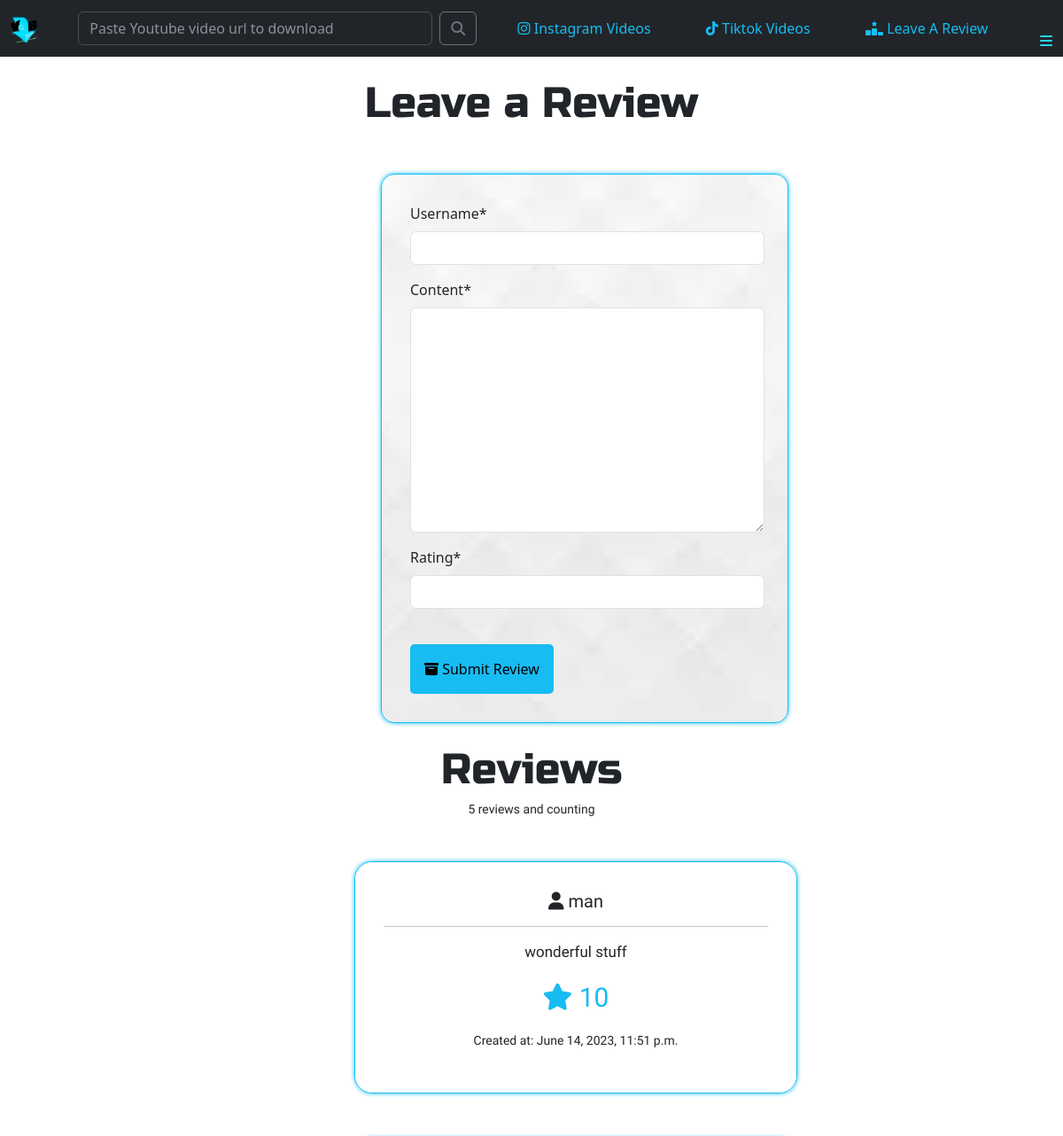
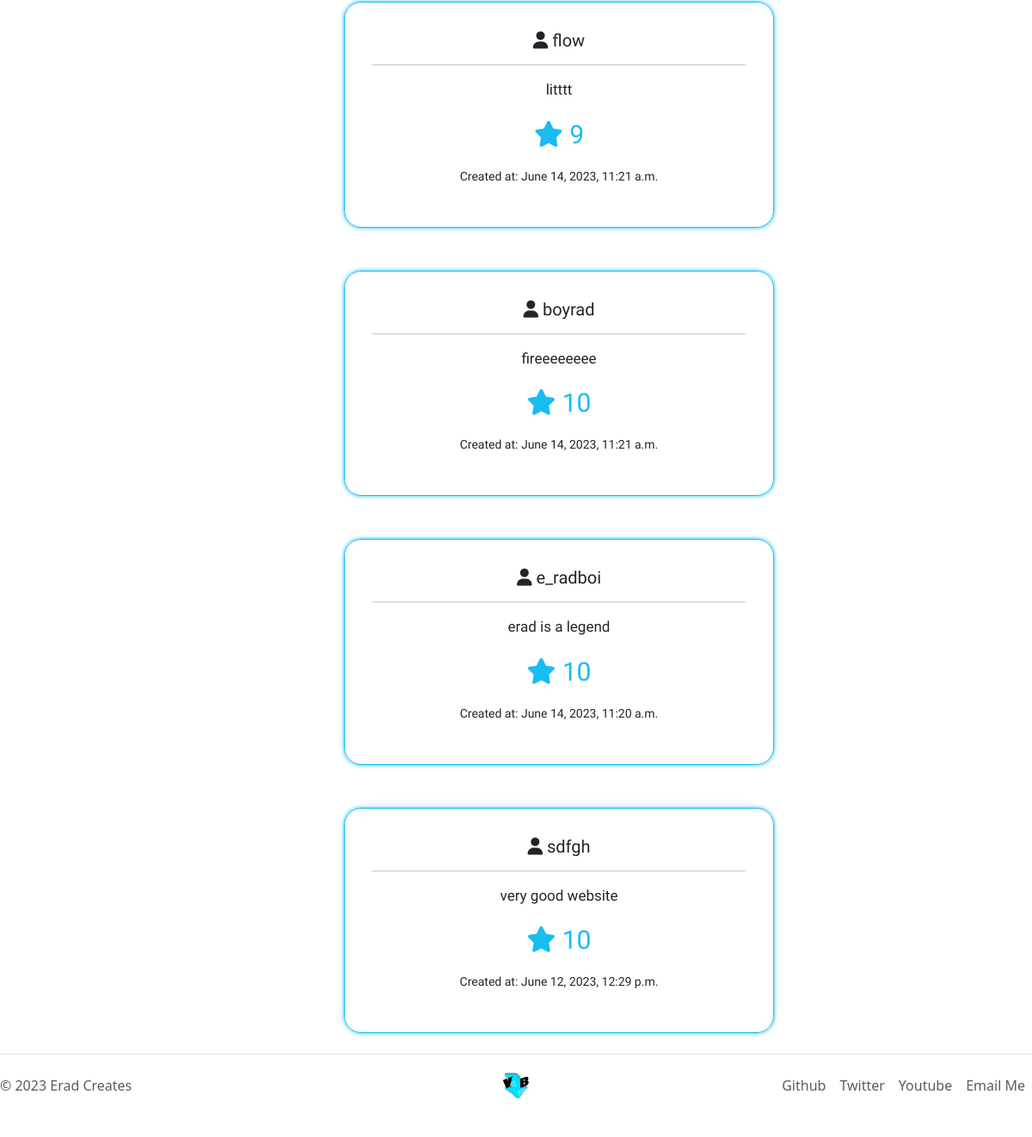
/review/, run on the app's committed database (2 pictures, top to bottom).
### main/models.py (models this page shows, shortened)
class Review(models.Model):
    username = models.CharField(max_length=200)
    content = models.TextField()
    rating = models.IntegerField(validators=[MinValueValidator(0), MaxValueValidator(10)])
    created_at = models.DateTimeField(auto_now_add=True)

### main/views.py (the view)
# urls.py: path('review/', views.review_page, name='review'),
def review_page(request):
    try:
        if request.method == 'POST':
            form = ReviewForm(request.POST)
            if form.is_valid():
                form.save()
                return redirect('review')
        else:
            form = ReviewForm()
        reviews = Review.objects.order_by('-created_at')
        context = {'form': form, 'reviews': reviews}
    except:
        context = {'form': form, 'reviews': reviews, 'msg':'VideoBro encountered an Internal Server Error'}
        return render(request, 'main/review.html', context)
    return render(request, 'main/review.html', context)

### main/forms.py
class ReviewForm(forms.ModelForm):
    class Meta:
        model = Review
        fields = ['username', 'content', 'rating']

### main/templates/main/review.html (shortened to what this page needs)
{% extends 'main/base.html' %}
{% load crispy_forms_tags %}
{% load static %}
{% block content %}
<body>
    <h1 class="reviewHead">Leave a Review</h1>
    <div class="reviewBody">
        <div class="innerHelp">
            <form method="POST" action="{% url 'review' %}" class="form-group">
                {{ form|crispy }}
                <br>
                <button class="btnas" type="submit"><i class="fa-solid fa-box-archive"></i> Submit Review</button>
            </form>
        </div>
    </div>
    <br>
    {% if reviews %}
        <h2 class="reviewHead">Reviews</h2>
        <h3 class="views1">{{ reviews.count }} reviews and counting</h3>
        {% for review in reviews %}
            <div class="review">
                <div class="innerHelp">
                    <h3 class="reviewhead"><i class="fa-solid fa-user"></i> {{ review.username }}</h3>
                    <hr>
                    <p class="views">{{ review.content }}</p>
                    <p class="views2"><i class="fa-solid fa-star"></i> {{ review.rating }}</p>
                    <p class="views1">Created at: {{ review.created_at }}</p>
                </div>
            </div>
        {% empty %}
            <p>No reviews yet.</p>
        {% endfor %}
    {% endif %}
    <footer  id="foot" class="d-flex flex-wrap justify-content-between align-items-center py-3 my-4 border-top">
        <p class="col-md-4 mb-0 text-muted">© 2023 Erad Creates</p>
        <a href="/" class="col-md-4 d-flex align-items-center justify-content-center mb-3 mb-md-0 me-md-auto link-dark text-decoration-none">
          <img src="{% static 'img/V.png' %}"  style="width: 30px; height: 30px;" alt="logo">
        </a>
        <ul class="nav col-md-4 justify-content-end">
          <li class="nav-item"><a href="https://github.com/Eradboi" class="nav-link px-2 text-muted">Github</a></li>
          <li class="nav-item"><a href="https://twitter.com/eradboi" class="nav-link px-2 text-muted">Twitter</a></li>
          <li class="nav-item"><a href="https://www.youtube.com/channel/UC3KB-TqNQUkXKSLj9XbEZwg" class="nav-link px-2 text-muted">Youtube</a></li>
          <li class="nav-item"><a href="mailto:radearcher@gmail.com" class="nav-link px-2 text-muted">Email Me</a></li>
        </ul>
      </footer>
</body>
{% endblock %}

### main/templates/main/base.html (shortened to what this page needs)
{% load static %}
<!DOCTYPE html>
<html lang="en">
    <head>
    <link rel="stylesheet" href="https://cdn.jsdelivr.net/npm/bootstrap@5.3.0-alpha3/dist/css/bootstrap.min.css">
    <link rel="stylesheet" href="{% static 'img/stylea.css' %}">
    <link rel="stylesheet" href="https://cdnjs.cloudflare.com/ajax/libs/font-awesome/6.4.0/css/all.min.css"/>
</head>
<body class="homeBody">
    <nav class="navbar navbar-expand-lg bg-dark" data-bs-theme="dark">
        <div class="container-fluid" id="highNav">
          <a class="navbar-brand" href="{% url 'home' %}"><img class="logoa" src="{% static 'img/V.png' %}" alt="logo"></a>
          <div>
              <form class="d-flex" role="search" method="GET" action="{% url 'home' %}">
                <input class="form-control me-2" type="search" placeholder="Paste Youtube video url to download" aria-label="Search" name="url" id="url">
                <button class="btn btn-outline-secondary" type="submit"><i class="fa-solid fa-magnifying-glass"></i></button>
              </form>
            </div>
            <ul class="nav justify-content-center">
              <li class="nav-item">
                  <a class="nav-link active" id="top-link" aria-current="page" href="{% url 'instagram' %}"><i class="fa-brands fa-instagram"></i> Instagram Videos</a>
              </li>
            </ul>
            <ul class="nav justify-content-center">
              <li class="nav-item">
                  <a class="nav-link active" id="top-link" aria-current="page" href="{% url 'tiktok' %}"><i class="fa-brands fa-tiktok"></i> Tiktok Videos</a>
              </li>
            </ul>
            <ul class="nav justify-content-center">
              <li class="nav-item">
                <a class="nav-link active" id="top-link" aria-current="page" href="{% url 'review' %}"><i class="fa-solid fa-ranking-star"></i> Leave A Review</a>
              </li>
            </ul>
          <div class="btn-group dropstart" id="dropstart">
            <li class="nav-item dropdown">
                <a class="nav-link dropdown-toggle" href="#" role="button" data-bs-toggle="dropdown" aria-expanded="false">
                  <i class="fa-solid fa-bars" style="color: #29d4eb; vertical-align: middle;"></i>
                </a>
              </li>
          </div>
        </div>
    </nav>
    <br>
    {% block content %}
    {% endblock %}
</body>
</html>

### static/img/stylea.css (style rules this page uses)
.navbar { background-color: black; vertical-align: middle; }

### main/templates/main/base.html (style rules this page uses)
body { background-image: url('https://encrypted-tbn0.gstatic.com/images?q=tbn:ANd9GcRHYtV93fJJLY0s_qQb2hUB33SfPSIFgTYCAg&usqp=CAU'); }
.btnas { color: #000000; background-color: rgb(23, 188, 243); padding: 1rem; border: none; border-radius: 5px; }
.form-control { width: 400px; }
#top-link { color: rgb(23, 188, 243); }
body { background-color: white; }
#foot { background-color: white; }
.reviewBody { width: 460px; height: auto; margin-left: 430px; margin-right: 300px; margin-top: 50px; box-shadow:0px 0px 5px rgb(23, 188, 243); border: 1px solid rgb(23, 188, 243); border-radius: 15px; background-repeat: no-repeat; background-size: cover; background-position: center; }
.innerHelp { padding: 2rem; }
.views { font-family: 'Yantramanav', sans-serif; font-size: 17px; text-align: center; }
.views1 { font-family: 'Yantramanav', sans-serif; font-size: 14px; text-align: center; }
.review { width: 500px; height: auto; border-radius: 20px; margin-left: 400px; margin-right: 400px; margin-top: 50px; box-shadow:0px 0px 5px rgb(23, 188, 243); border: 1px solid rgb(23, 188, 243); animation: SlideIn .5s ease-in 1 normal none; }
.reviewhead { font-family: 'Bagel Fat One', sans-serif; text-align: center; font-size: 20px; }
.reviewHead { font-family: 'Russo One', sans-serif; text-align: center; font-size: 300%; }
.views2 { font-family: 'Changa', sans-serif; font-size: 30px; text-align: center; color: rgb(23, 188, 243); }
.logoa { width: 30px; height: 30px; }

### data on the page
Review: username "man", content "wonderful stuff", rating "10", created_at "June 14, 2023, 11:51 p.m."
Review: username "flow", content "litttt", rating "9", created_at "June 14, 2023, 11:21 a.m."
Review: username "boyrad", content "fireeeeeeee", rating "10", created_at "June 14, 2023, 11:21 a.m."
Review: username "e_radboi", content "erad is a legend", rating "10", created_at "June 14, 2023, 11:20 a.m."
Review: username "sdfgh", content "very good website", rating "10", created_at "June 12, 2023, 12:29 p.m."

### other printed values
{{ reviews.count }} "5"
